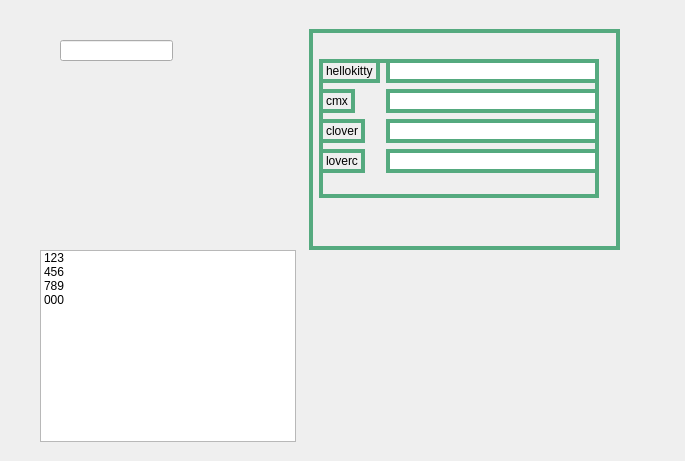
<?xml version="1.0" encoding="UTF-8"?>
<ui version="4.0">
 <class>Form</class>
 <widget class="QWidget" name="Form">
  <property name="geometry">
   <rect>
    <x>0</x>
    <y>0</y>
    <width>685</width>
    <height>461</height>
   </rect>
  </property>
  <property name="windowTitle">
   <string>Form</string>
  </property>
  <widget class="QListWidget" name="listWidget">
   <property name="geometry">
    <rect>
     <x>40</x>
     <y>250</y>
     <width>256</width>
     <height>192</height>
    </rect>
   </property>
   <item>
    <property name="text">
     <string>123</string>
    </property>
   </item>
   <item>
    <property name="text">
     <string>456</string>
    </property>
   </item>
   <item>
    <property name="text">
     <string>789</string>
    </property>
   </item>
   <item>
    <property name="text">
     <string>000</string>
    </property>
   </item>
  </widget>
  <widget class="QWidget" name="widget_2" native="true">
   <property name="geometry">
    <rect>
     <x>309</x>
     <y>29</y>
     <width>311</width>
     <height>221</height>
    </rect>
   </property>
   <property name="styleSheet">
    <string notr="true">border: 4px solid rgb(85, 170, 127);</string>
   </property>
   <widget class="QWidget" name="widget" native="true">
    <property name="geometry">
     <rect>
      <x>10</x>
      <y>30</y>
      <width>280</width>
      <height>139</height>
     </rect>
    </property>
    <layout class="QFormLayout" name="formLayout_2">
     <item row="0" column="0">
      <widget class="QLabel" name="hellokittyLabel_2">
       <property name="text">
        <string>hellokitty</string>
       </property>
      </widget>
     </item>
     <item row="0" column="1">
      <widget class="QLineEdit" name="hellokittyLineEdit_2"/>
     </item>
     <item row="1" column="0">
      <widget class="QLabel" name="cmxLabel_2">
       <property name="text">
        <string>cmx</string>
       </property>
      </widget>
     </item>
     <item row="1" column="1">
      <widget class="QLineEdit" name="cmxLineEdit_2"/>
     </item>
     <item row="2" column="0">
      <widget class="QLabel" name="cloverLabel_2">
       <property name="text">
        <string>clover</string>
       </property>
      </widget>
     </item>
     <item row="2" column="1">
      <widget class="QLineEdit" name="cloverLineEdit_2"/>
     </item>
     <item row="3" column="0">
      <widget class="QLabel" name="lovercLabel_2">
       <property name="text">
        <string>loverc</string>
       </property>
      </widget>
     </item>
     <item row="3" column="1">
      <widget class="QLineEdit" name="lovercLineEdit_2"/>
     </item>
    </layout>
   </widget>
  </widget>
  <widget class="QLineEdit" name="lineEdit">
   <property name="geometry">
    <rect>
     <x>60</x>
     <y>40</y>
     <width>113</width>
     <height>21</height>
    </rect>
   </property>
  </widget>
 </widget>
 <resources/>
 <connections/>
</ui>
